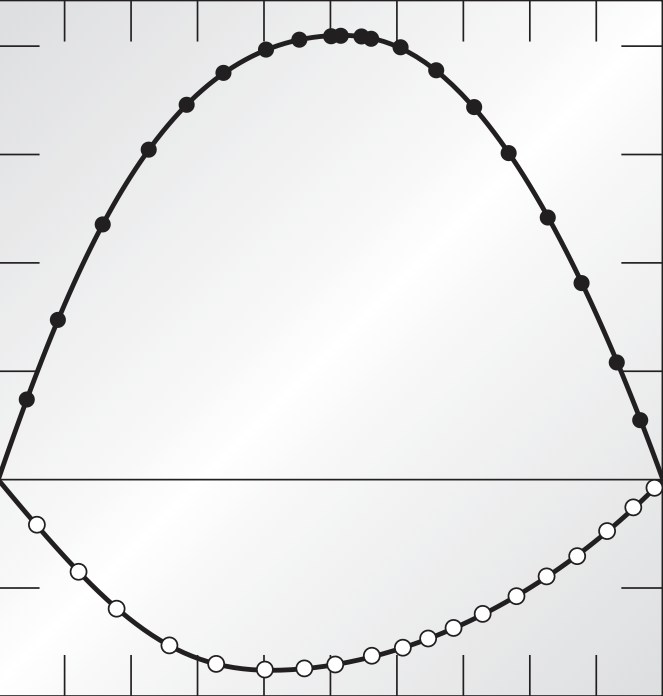
#> input picture homework/homework1/python/hw1_plot1.png, 663 x 696 px; its folder holds only this picture in this run
$ jupyter execute q1.ipynb
#> lines starting #> are read from the running program, lines starting #| are printed output that depends on the picture; after the words box and inside, x2 and y2 are one past the last pixel; in counts of white or black regions, pixels touching at a corner belong together
---
title: cheg325 HW1 Q1
author: k.wodehouse
date: today
format:
    html:
        self-contained: true
---

we need to do a few things to get this data read in from computer vision
- find the coordinates for the circles in the plot
- find the horizontal line
- subtract the horizontal line from the y values
- convert x and y pixels into the right values
- plot the figure from the text to verify it looks identical

I will use a hough transform to find the circles in the image, and another to find the line. since the image is computer generated finding the shapes will be extremely easy and the parameters will likely not have to be tuned at all to get fantastic results.

[cell 1]
import numpy as np
import matplotlib.pyplot as plt
import cv2
from glob import glob

file = glob("*.png")[0]
img = cv2.imread(file)
#> img is the input picture: shape (696, 663, 3); mean B, G, R 235.1, 234.6, 234.4
gray = cv2.cvtColor(img, cv2.COLOR_BGR2GRAY)
circles = cv2.HoughCircles(gray, cv2.HOUGH_GRADIENT, dp=1, minDist=3,
                            param1=200, param2=20, minRadius=1, maxRadius=20)
#> circles = 37 rows, first 8: [57.5, 319.5, 8], [639.5, 419.5, 8.2], [334.5, 663.5, 9.6], [102.5, 223.5, 8.2], [186.5, 104.5, 8.2], [222.5, 72.5, 8.2], [435.5, 69.5, 8.2], [616.5, 361.5, 8]

edges = cv2.Canny(gray, 50, 150, apertureSize=3)
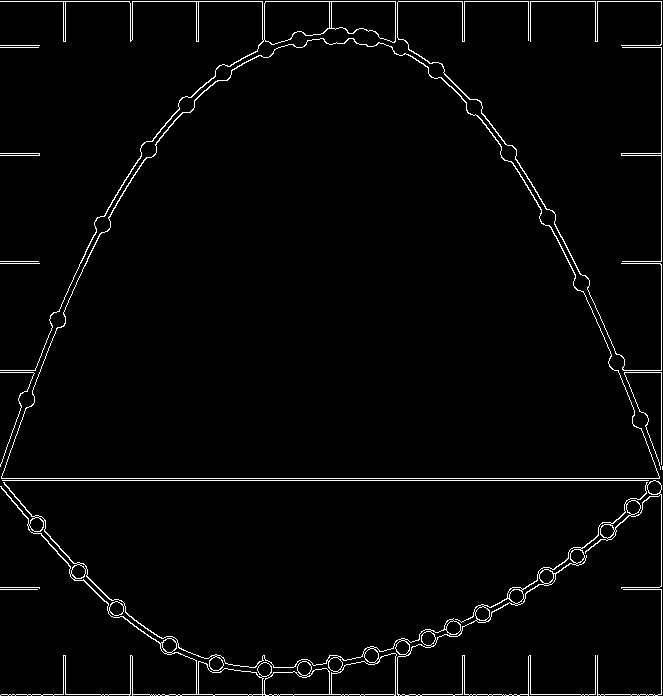
#> edges: shape (696, 663); 2.4% white in thin lines or dots
lines = cv2.HoughLinesP(edges, 1, np.pi/180, threshold=100, minLineLength=100, maxLineGap=10)
#> lines = [[0, 1, 661, 1], [1, 478, 659, 478], [2, 480, 655, 480], [661, 464, 661, 2], [1, 694, 661, 694]]
longest_line = None
max_length = 0

if lines is not None:
    for line in lines:
        x1, y1, x2, y2 = line[0]
        if abs(y1 - y2) < 5 and y1 > 50 and y1 < 500:  # near-horizontal line thats not at the top or the bottom of img
            length = abs(x2 - x1)
            if length > max_length:
                max_length = length
                longest_line = (x1, y1, x2, y2)
#> this loop made 5 passes
#> (x1, y1, x2, y2, length, max_length) on pass 2: (1, 478, 659, 478, 658, 658)
#> (x1, y1, x2, y2, length) on pass 3: (2, 480, 655, 480, 653)
#> after the loop, max_length = 658
    if longest_line:
        cv2.line(img, (longest_line[0], longest_line[1]), (longest_line[2], longest_line[3]), (255, 0, 0), 2)
        cv2.putText(img, 'y=0 line', ((longest_line[0] + longest_line[2]) // 2, longest_line[1] - 10),
                    cv2.FONT_HERSHEY_SIMPLEX, 0.8, (255, 0, 0), 1, cv2.LINE_AA)
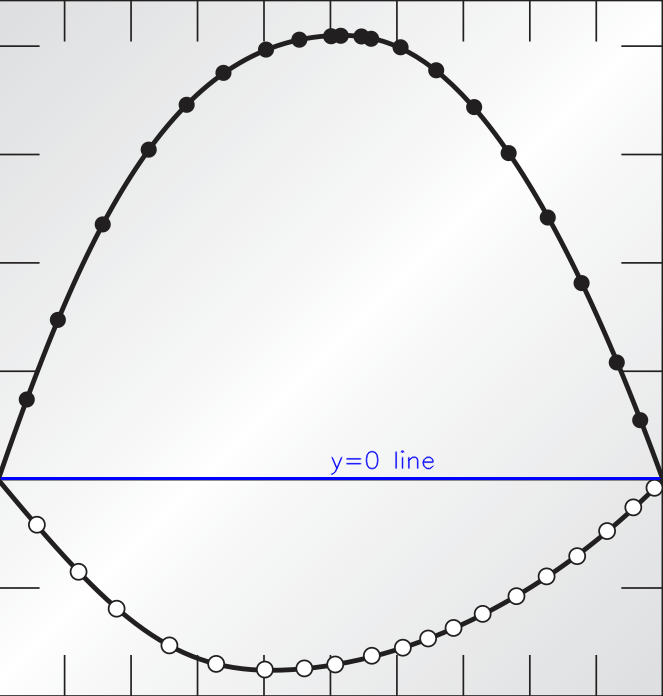
#> img: shape (696, 663, 3); mean B, G, R 235.6, 233.8, 233.5

xcoords, ycoords = [],[]
if circles is not None:
    circles = np.uint16(np.around(circles))
#> circles = 37 rows, first 8: [58, 320, 8], [640, 420, 8], [334, 664, 10], [102, 224, 8], [186, 104, 8], [222, 72, 8], [436, 70, 8], [616, 362, 8]
    for i, circle in enumerate(circles[0, :]):
        x, y = circle[0], circle[1]
        cv2.circle(img, (x, y), circle[2], (0, 255, 0), 2)

        y_0 = longest_line[1]
        y = y_0 - y
        xcoords.append(x)
        ycoords.append(y)
#> this loop made 37 passes
#> (circle, x, y) on passes 1 to 12: ([58, 320, 8], 58, 158), ([640, 420, 8], 640, 58), ([334, 664, 10], 334, -186), ([102, 224, 8], 102, 254), ([186, 104, 8], 186, 374), ([222, 72, 8], 222, 406), ([436, 70, 8], 436, 408), ([616, 362, 8], 616, 116), ([576, 556, 7], 576, -78), ([454, 628, 7], 454, -150), ([474, 106, 8], 474, 372), ([266, 50, 8], 266, 428)
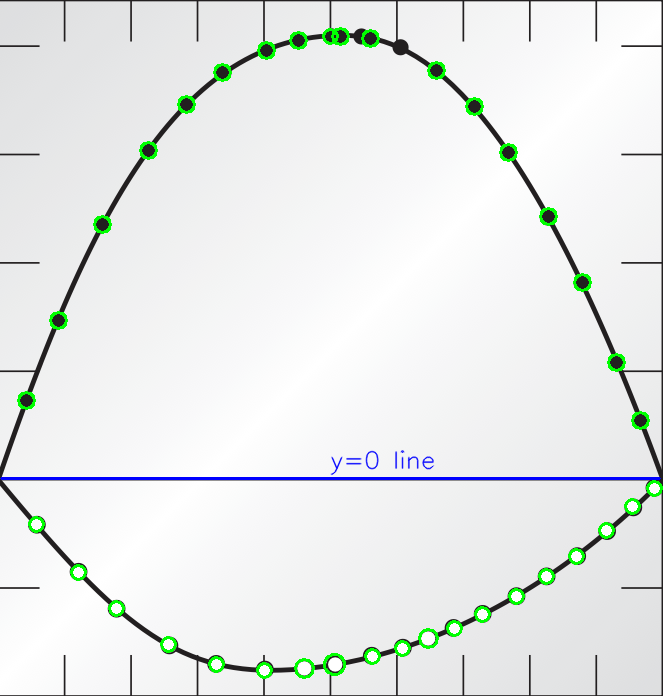
#> img: shape (696, 663, 3); 1.16% of pixels changed, all inside (x1, y1, x2, y2) = (17, 27, 663, 679)
#> after the loop, xcoords = 37 values, max 654 at index 23, min 26 at index 35, mean 360.4; ycoords = 37 values, max 442 at index 27, min -192 at index 29, mean 85.35

xcoords, ycoords = np.array(xcoords), np.array(ycoords)

plt.imshow(cv2.cvtColor(img, cv2.COLOR_BGR2RGB))
plt.title(file)
plt.axis('off')
plt.show()

now we need to convert those pixel values into physical values from measuring pixels on the image

[cell 2]
xcoords = xcoords / float(longest_line[2])
#> xcoords = 37 values, max 0.992 at index 23, min 0.0395 at index 35, mean 0.547
ycoords = ycoords * (0.2 / 434.0)
#> ycoords = 37 values, max 0.204 at index 27, min -0.0885 at index 29, mean 0.0393

fig,ax = plt.subplots(figsize=(2.9*3,3.0*3), dpi=500, subplot_kw={'xlim':(0,1), 'ylim':(-0.1, 0.21)})
ax.scatter(xcoords, ycoords, c=ycoords<0, cmap='coolwarm')
ax.set(ylabel='$\Delta_{mix} {V}$', xlabel='$x_{MF}$');
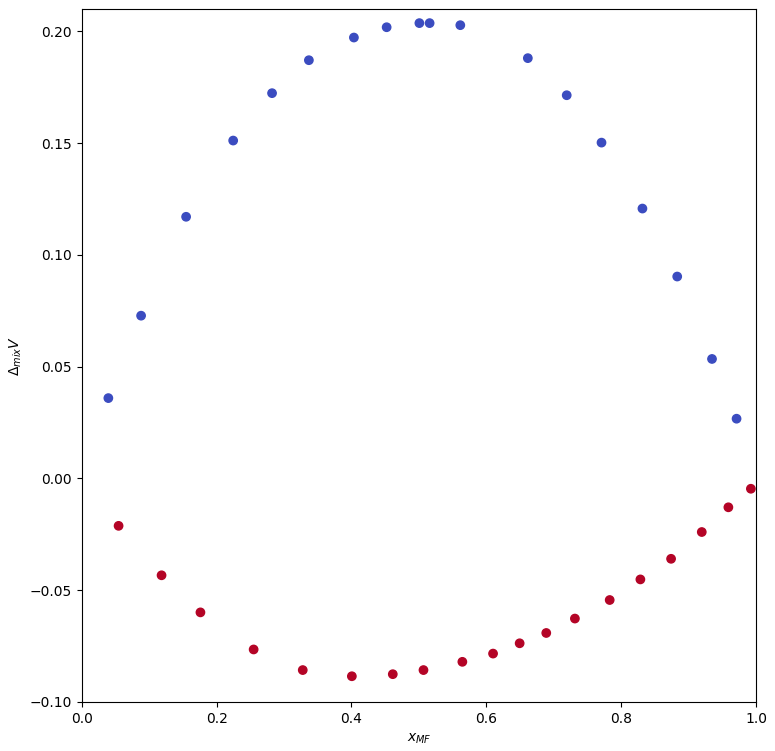
#> figure drawn by matplotlib, 1 panel

now we need to split this up into two data sets--one for each mixture. anything greater than zero is the ethanol mixture and anything below zero is the mathanol mixture

[cell 3]
indices = np.argsort(xcoords)
#> indices = 37 values, max 36 at index 6, min 0 at index 2, mean 18
x_sorted, y_sorted = xcoords[indices], ycoords[indices]
#> x_sorted = 37 values from 0.0395 to 0.992; y_sorted = 37 values, max 0.204 at index 15, min -0.0885 at index 11, mean 0.0393

x_mfe, y_mfe = x_sorted[y_sorted > 0], y_sorted[y_sorted > 0]
#> x_mfe = 18 values from 0.0395 to 0.971; y_mfe = 18 values, max 0.204 at index 8, min 0.0267 at index 17, mean 0.141
x_mfm, y_mfm = x_sorted[y_sorted < 0], y_sorted[y_sorted < 0]
#> x_mfm = 19 values from 0.0546 to 0.992; y_mfm = 19 values, max -0.00461 at index 18, min -0.0885 at index 5, mean -0.0574

## for MF + methanol mixture first
note the naming convention there `x_mfm` is `x_mf` in the `methanol` mixture

also the 0.06278 needs to be unit converted!

[cell 4]
vmf = 0.06278 * 1000
vm = 0.04073 * 1000

vmix = y_mfm
#> vmix has the same summary as y_mfm
dydx = np.gradient(y_mfm) / np.gradient(x_mfm)
#> dydx = 19 values, max 0.271 at index 16, min -0.347 at index 0, mean 0.0465

pmv_m = vmix - (x_mfm * dydx) + vm
#> pmv_m = 19 values, max 40.73 at index 0, min 40.46 at index 16, mean 40.59
pmv_mf = vmix + ((1-x_mfm) * dydx) + vmf
#> pmv_mf = 19 values, max 62.78 at index 17, min 62.43 at index 0, mean 62.69

[cell 5]
import pandas as pd
df = pd.DataFrame({
	'partial molar volume methanol': pmv_m,
	'partial molar volume methyl-formate': pmv_mf
}, index=x_mfm)
#> df = table of 19 rows and 2 columns
df.index.name = 'x_MF'
df
#> Out = table of 19 rows and 2 columns

[cell 6]
dpi=500
fig,ax = plt.subplots(figsize=(7,5),dpi=dpi, subplot_kw={'xlabel':"$x_{MF}$", 'ylabel':"$\\bar{V}_{methanol}$", 'xlim':(0,1)})
ax.scatter(x_mfm, pmv_m, c='red', s=18)
ax.plot(x_mfm, pmv_m, zorder=10, c='red', alpha=0.3);

fig,ax = plt.subplots(figsize=(7,5),dpi=dpi, subplot_kw={'xlabel':"$x_{MF}$", 'ylabel':"$\\bar{V}_{MF}$", 'xlim':(0,1)})
ax.scatter(x_mfm, pmv_mf, c='green', s=18)
ax.plot(x_mfm, pmv_mf, zorder=10, c='green', alpha=0.3);

fig,ax = plt.subplots(figsize=(7,5),dpi=dpi, subplot_kw={'xlabel':"$x_{MF}$", 'ylabel':"Molar Volume of Methanol Mixture", 'xlim':(0,1)})
V = x_mfm * pmv_mf + (1-x_mfm) * pmv_m
#> V = 19 values from 41.91 to 62.61
ax.plot(x_mfm, V, c='lightblue')
ax.scatter(x_mfm, V, zorder=10);
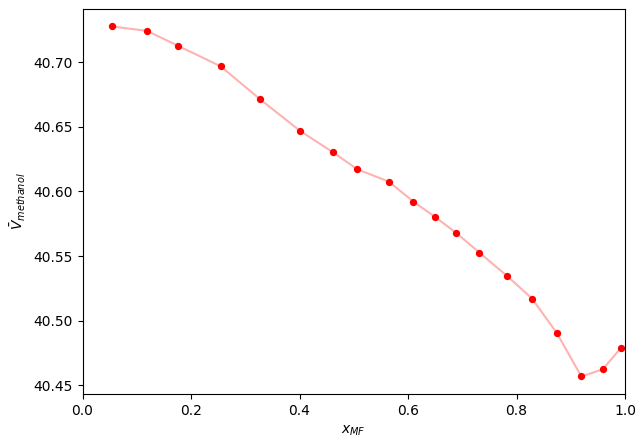
#> figure drawn by matplotlib, 1 panel; curve peaks at x = 0.0546, y = 40.73
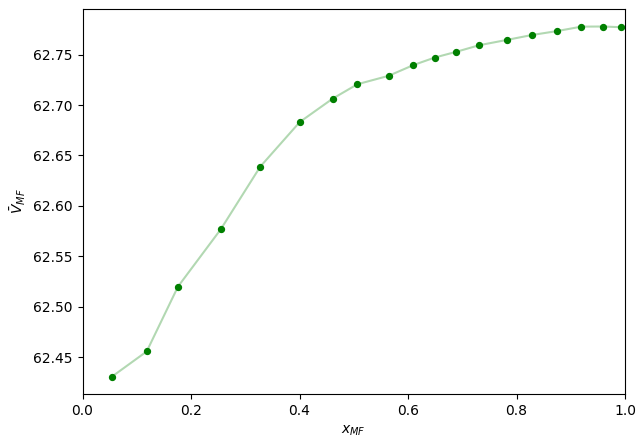
#> figure drawn by matplotlib, 1 panel; curve peaks at x = 0.959, y = 62.78
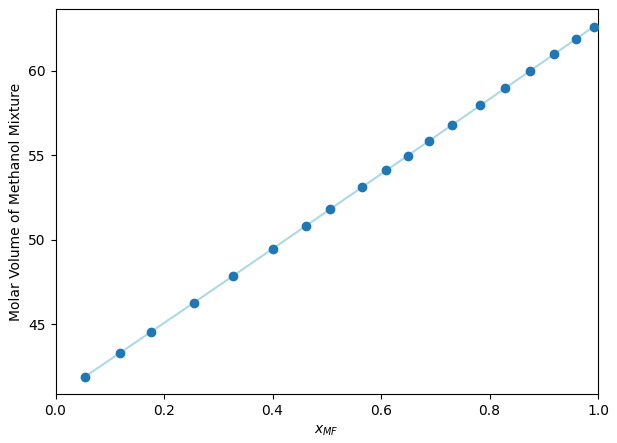
#> figure drawn by matplotlib, 1 panel; curve peaks at x = 0.992, y = 62.61

## now for the ethanol mixture

[cell 7]
vmf = 0.06278 * 1000
ve = 0.05868 * 1000

vmix = np.array(y_mfe)
#> vmix has the same summary as y_mfe
dydx = np.gradient(y_mfe) / np.gradient(x_mfe)
#> dydx = 18 values, max 0.759 at index 0, min -0.734 at index 17, mean -0.0301

pmv_e = vmix - (x_mfe * dydx) + ve
#> pmv_e = 18 values from 58.69 to 59.42
pmv_mf = ( (vmix - (1-x_mfe)*(pmv_e - ve)) / x_mfe ) + vmf
#> pmv_mf = 18 values, max 63.55 at index 0, min 62.79 at index 17, mean 63.04

df = pd.DataFrame({
	'partial molar volume ethanol': pmv_e,
	'partial molar volume methyl-formate': pmv_mf
}, index=x_mfe)
#> df = table of 18 rows and 2 columns
df.index.name = 'x_MF'
df
#> Out = table of 18 rows and 2 columns

[cell 8]
dpi = 500
fig,ax = plt.subplots(figsize=(7,5),dpi=dpi, subplot_kw={'xlabel':"$x_{MF}$", 'ylabel':"$\\bar{V}_{ethanol}$", 'xlim':(0,1)})
ax.scatter(x_mfe, pmv_e, c='red', s=18)
ax.plot(x_mfe, pmv_e, zorder=10, c='red', alpha=0.3);

fig,ax = plt.subplots(figsize=(7,5),dpi=dpi, subplot_kw={'xlabel':"$x_{MF}$", 'ylabel':"$\\bar{V}_{MF}$", 'xlim':(0,1)})
ax.scatter(x_mfe, pmv_mf, c='green', s=18)
ax.plot(x_mfe, pmv_mf, zorder=10, c='green', alpha=0.3);

fig,ax = plt.subplots(figsize=(7,5),dpi=dpi, subplot_kw={'xlabel':"$x_{MF}$", 'ylabel':"Molar Volume of Methane Mixture", 'xlim':(0,1)})
V = x_mfe * pmv_mf + (1-x_mfe) * pmv_e
#> V = 18 values from 58.88 to 62.69
ax.plot(x_mfe, V, c='lightblue')
ax.scatter(x_mfe, V, zorder=10, s=18);
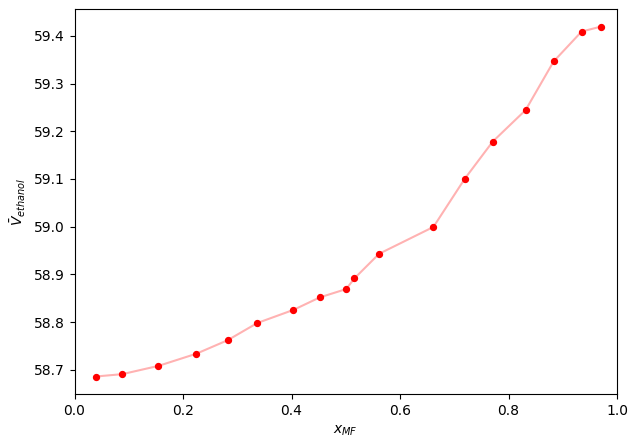
#> figure drawn by matplotlib, 1 panel; curve peaks at x = 0.971, y = 59.42
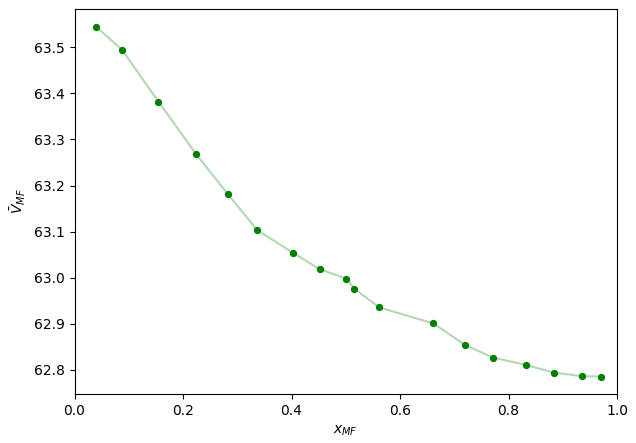
#> figure drawn by matplotlib, 1 panel; curve peaks at x = 0.0395, y = 63.55
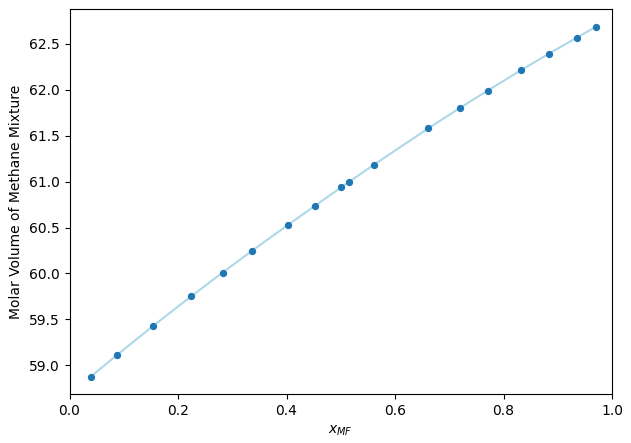
#> figure drawn by matplotlib, 1 panel; curve peaks at x = 0.971, y = 62.69
